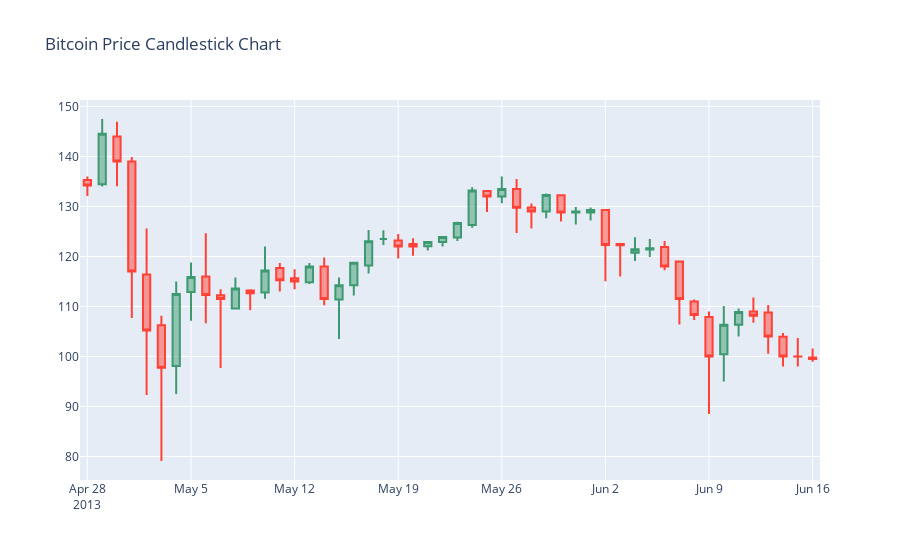

The notebook cell saved with this chart:
### Markdown cell above
### Candlestick chart

### Code cell
# Candlestick Chart for Financial Analysis
bitcoin_sample = df.head(50)  # Detailed view with the first 50 rows
trace = go.Candlestick(x=bitcoin_sample['Date'], open=bitcoin_sample['Open'],
                       high=bitcoin_sample['High'], low=bitcoin_sample['Low'],
                       close=bitcoin_sample['Close'])
fig = go.Figure(data=[trace])
fig.update_layout(title='Bitcoin Price Candlestick Chart', xaxis_rangeslider_visible=False)
fig.show()
